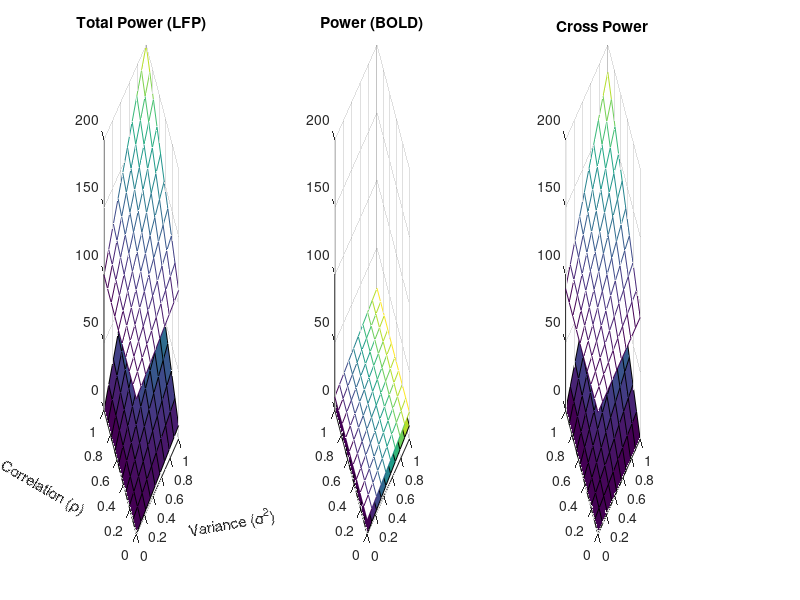

Reproduce this figure in MATLAB. (Note: this script raises an error after producing the figure.)
m = 2;      % mean
v = 2;      % variance
s = .1;     % coherence
n = 5;      % number of neurons
T = 1000;   % number of time points
dt = 1/T;

% covariance matrix
sigma = v * (eye(n) + (1-eye(n)) * s);

% data
x = mvnrnd(ones(T,n) * m, sigma);

% observed total cross power
total_cp  = x' * x * dt;

% partitioned into diagonal (power) and off-diagonal ('cross power')
pw  = sum(diag(total_cp));
cpw = sum(sum(total_cp .* (1-eye(n))));

disp([pw cpw])

% predicted
pw_pred  = (m^2 + v)*n;
cpw_pred = (m^2 + v*s)*(n^2-n);
disp([pw_pred cpw_pred])

disp('note that these are only the same if 1 sec of data')

%%
%% Plot total power (LFP), power (BOLD) and cross-power
%%
figure('Position',[0 0 700 250])

fs = 10;    % font size
n = 10;     % number of neurons
[v, s] = meshgrid(linspace(0,1,10));

for ii = 1:2
    
    if ii == 1, m = 0; else m = 1; end
    
    pw_pred  = (m^2 + v)*n;
    cpw_pred = (m^2 + v.*s)*(n^2-n);
    
    subplot(1,3,1),set(gca, 'FontSize', fs);
    total_pw = cpw_pred+pw_pred;
    if ii==2
        mesh(v, s, total_pw, total_pw - min(total_pw(:))),  hold on
    else
        surf(v, s, total_pw, total_pw - min(total_pw(:))),  hold on
    end
    title('Total Power (LFP)')
    zlim([0 200])
    
    subplot(1,3,2), set(gca, 'FontSize', fs);
    if ii==2
        sH = mesh(v, s, pw_pred, pw_pred - min(pw_pred(:)));  hold on
    else
        sH = surf(v, s, pw_pred, pw_pred - min(pw_pred(:)));  hold on
    end
    set(sH, 'FaceLighting', 'gouraud')
    title('Power (BOLD)')
    zlim([0 200]) 
    
    subplot(1,3,3),set(gca, 'FontSize', fs);
    if ii==2
        mesh(v, s, cpw_pred, cpw_pred-min(cpw_pred(:))), hold on
    else
        surf(v, s, cpw_pred, cpw_pred-min(cpw_pred(:))), hold on
    end
    title('Cross Power')
    zlim([0 200])
end

for k = 1:3
    subplot(1,3,k)
    h=xlabel('Variance (\sigma^2)'); set(h, 'rotation', 10)
    h=ylabel('Correlation (\rho)');set(h, 'rotation', -30)
    alpha(.8)
    view(-30,10)
    set(gca,'ZTick',[0:20:200])
end

colormap parula

set(gcf,'PaperPositionMode','auto')
print('-depsc','-r300',['../figures/analytic/2D_LFP_BOLD_CPW'])
print('-dpng','-r300',['../figures/analytic/2D_LFP_BOLD_CPW'])


%%
%% Plot nice 2D function of power (BOLD), cross-power and total power (LFP)
%%

fH = figure; clf; pos=get(fH, 'Position');
pos([3 4]) = [1200 400]; set(fH, 'Position', pos);

fs = 18;    % font size
n = 10;     % number of neurons
[v, s] = meshgrid(linspace(0,1, 20));

for ii = 1:2
    
    if ii == 1, m = 0; else m = 1; end
    
    pw_pred  = (m^2 + v)*n;
    cpw_pred = (m^2 + v.*s)*(n^2-n);
    
    figure(1);
    subplot(1,3,1), set(gca, 'FontSize', fs);
    sH = surf(v, s, pw_pred, pw_pred - min(pw_pred(:)));  hold on
    set(sH, 'FaceLighting', 'gouraud')
    h=xlabel('Variance (\sigma^2)'); set(h, 'rotation', 30)
    h=ylabel('Correlation (\rho)');set(h, 'rotation', -45)
    title('Power (BOLD)')
    
    subplot(1,3,2),set(gca, 'FontSize', fs);
    surf(v, s, cpw_pred, cpw_pred-min(cpw_pred(:))), hold on
    h=xlabel('Variance (\sigma^2)'); set(h, 'rotation', 30)
    h=ylabel('Correlation (\rho)');set(h, 'rotation', -45)
    title('Cross Power')
    
    subplot(1,3,3),set(gca, 'FontSize', fs);
    total_pw = cpw_pred+pw_pred;
    surf(v, s, total_pw, total_pw - min(total_pw(:))),  hold on
    h=xlabel('Variance (\sigma^2)'); set(h, 'rotation', 30)
    h=ylabel('Correlation (\rho)');set(h, 'rotation', -45)
    title('Total Power (LFP)')
    
    %     subplot(2,3,4), set(gca, 'ColorOrder', jet(size(v,1)), 'FontSize', fs); hold on;
    %     plot(v(1,:), pw_pred')
    %     xlabel('Variance');
    %     title('Power (BOLD)')
    %
    %     subplot(2,3,5), set(gca, 'ColorOrder', jet(size(v,1)), 'FontSize', fs); hold on;
    %     plot(v(1,:),cpw_pred')
    %     xlabel('Variance');
    %     title('Cross Power')
    %
    %     subplot(2,3,6), set(gca, 'ColorOrder', jet(size(v,1)), 'FontSize', fs); hold on;
    %     plot(v(1,:), cpw_pred'+pw_pred')
    %     xlabel('Variance');
    %     title('Total Power (LFP)')
    
end